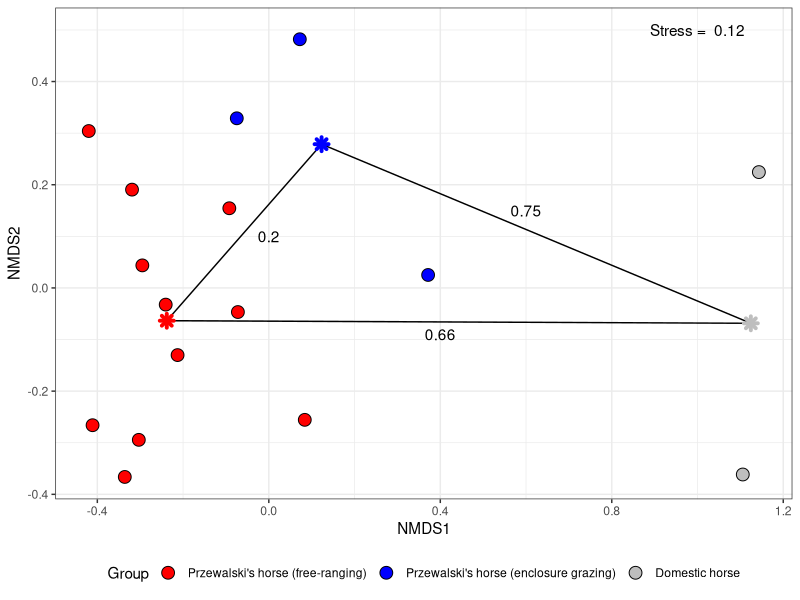
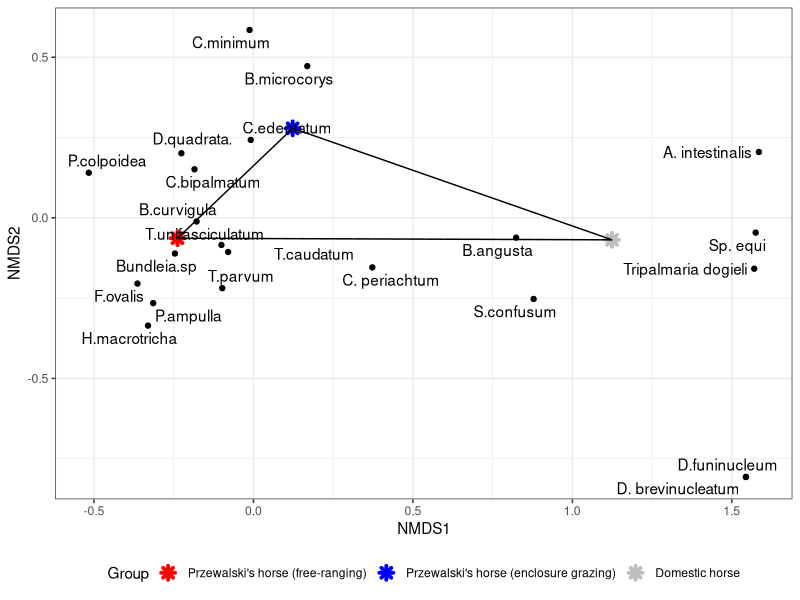
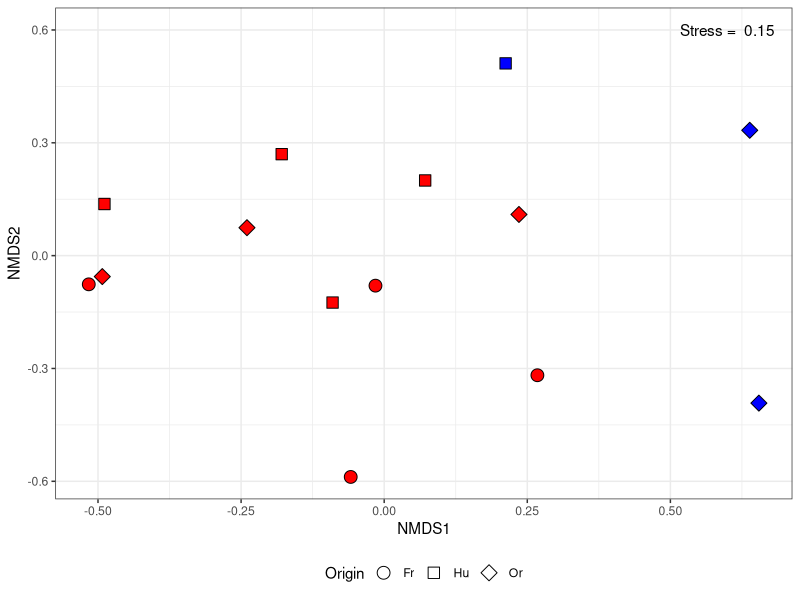

The R script that drew these images, in order:
## ---- chunk 1
library(knitr)
opts_chunk$set(echo = FALSE, message = FALSE, warning = FALSE)
## ---- chunk 2
library(readxl)
library(vegan)
library(dplyr)
library(ggplot2)

## ---- chunk 3
dat <- read_excel("Data/Infusoria_abundance_new.xlsx")

dat$Type <- factor(dat$Type, levels = c("Вольный", "Загон", "Домашняя"), labels = c("Przewalski's horse (free-ranging)",  "Przewalski's horse (enclosure grazing)", "Domestic horse"))

# kable(dat)
## ---- chunk 4
ord <- 
  dat %>% 
  select(-Name,-Sex, -Origin, -Type) %>% 
  metaMDS(., trace = FALSE )


MDS_sites <- as.data.frame(scores(ord)$sites)

MDS_sites$Origin <- dat$Origin
MDS_sites$Type <- dat$Type


MDS_species <- as.data.frame(scores(ord)$species)

MDS_species <-
MDS_species %>% 
  mutate(Species = row.names(.))

## ---- chunk 5
Pl_site <- 
MDS_sites %>% 
  ggplot(aes(x = NMDS1, y = NMDS2)) +
  geom_point(aes(fill = Type), size = 4, shape = 21) +
  # scale_shape_manual(values = c(21, 22, 23)) +
  scale_fill_manual(values = c("red", "blue", "gray")) +
  labs(fill = "Group") +
  theme_bw() +
  annotate(geom = "text", x = 1, y = 0.5, label = paste("Stress = ", round(ord$stress, 2)))


MDS_sites %>% 
  group_by(Type) %>% 
  summarise(Centroipd_X = mean(NMDS1), Centroid_Y = mean(NMDS2)) %>% 
  as.data.frame()->
  Centroids


Centroids$Type <- factor(Centroids$Type,  labels = c("Przewalski's horse (free-ranging)",  "Przewalski's horse (enclosure grazing)", "Domestic horse"))

Pl_site <-
Pl_site +
  annotate(geom = "segment", x = Centroids[1,2], y = Centroids[1,3], xend = Centroids[2,2], yend = Centroids[2,3]) +
  annotate(geom = "segment", x = Centroids[2,2], y = Centroids[2,3], xend = Centroids[3,2], yend = Centroids[3,3]) +
  annotate(geom = "segment", x = Centroids[3,2], y = Centroids[3,3], xend = Centroids[1,2], yend = Centroids[1,3]) +
  geom_point(data = Centroids, aes(Centroipd_X, Centroid_Y, color = Type), shape = 8,size = 2, stroke = 2) +
  scale_color_manual(values = c("red",  "blue", "gray")) +
  guides(color = "none") +
  theme(legend.position = "bottom")

  
## ---- chunk 6
dat %>% 
  filter(Type != "Przewalski's horse (enclosure grazing)") %>% 
  select(-Name,-Sex, -Origin, -Type) %>% 
  anosim(grouping = dat$Type[dat$Type != "Przewalski's horse (enclosure grazing)"]) ->
  anosim_result

V_D <- round(anosim_result$statistic, 2)


dat %>% 
  filter(Type != "Domestic horse") %>% 
  select(-Name,-Sex, -Origin, -Type) %>% 
  anosim(grouping = dat$Type[dat$Type != "Domestic horse"]) ->
  anosim_result

V_Z <- round(anosim_result$statistic, 2)


dat %>% 
  filter(Type != "Przewalski's horse (free-ranging)") %>% 
  select(-Name,-Sex, -Origin, -Type) %>% 
  anosim(grouping = dat$Type[dat$Type != "Przewalski's horse (free-ranging)"]) ->
  anosim_result

D_Z <- round(anosim_result$statistic, 2)


## ---- chunk 7
Pl_site +
  annotate(geom = "text", x = 0.4, y = -0.09, label = V_D ) +
  annotate(geom = "text", x = 0.6, y = 0.15, label = D_Z ) +
  annotate(geom = "text", x = 0, y = 0.1, label = V_Z ) ->
  Pl_site_final
  
## ---- chunk 8

Pl_site_final
## ---- chunk 9
library(ggrepel)

ggplot(MDS_species, aes(NMDS1, NMDS2)) + 
  geom_point(data = Centroids, aes(Centroipd_X, Centroid_Y, color = Type), shape = 8, size = 2, stroke = 2) +
  scale_color_manual(values = c("red",  "blue", "gray")) +
  theme_bw() +
   annotate(geom = "segment", x = Centroids[1,2], y = Centroids[1,3], xend = Centroids[2,2], yend = Centroids[2,3]) +
  annotate(geom = "segment", x = Centroids[2,2], y = Centroids[2,3], xend = Centroids[3,2], yend = Centroids[3,3]) +
  annotate(geom = "segment", x = Centroids[3,2], y = Centroids[3,3], xend = Centroids[1,2], yend = Centroids[1,3]) +
  geom_point() +
  geom_text_repel(aes(label = Species), force = 0.5, segment.alpha = 0) +
  theme(legend.position = "bottom") +
  labs(color = "Group") +
  labs(x = "NMDS1", y = "NMDS2")->
  Pl_species_final
  
## ---- chunk 10
Pl_species_final
## ---- chunk 11
dat2 <-
  dat %>% 
  filter(Type !="Domestic horse")


ord <- 
  dat2 %>% 
  select(-Name,-Sex, -Origin, -Type) %>% 
  metaMDS(., trace = FALSE )

MDS_sites <- as.data.frame(scores(ord)$sites)

MDS_species <- as.data.frame(scores(ord)$species)

MDS_species <-
MDS_species %>% 
  mutate(Species = row.names(.))
## ---- chunk 12

Pl_site2 <- 
MDS_sites %>% 
  mutate(Sex = dat2$Sex, Origin = dat2$Origin, Type = dat2$Type) %>% 
  ggplot(aes(x = NMDS1, y = NMDS2, shape = Origin, fill = Type)) +
  geom_point(aes(fill = Type), size = 4) +
  scale_shape_manual(values = c(21, 22, 23)) +
  scale_fill_manual(values = c("red",  "blue")) +
  guides(fill = "none") +
  theme_bw() +
  theme(legend.position = "bottom") +
  annotate(geom = "text", x = 0.6, y = 0.6, label = paste("Stress = ", round(ord$stress, 2)))


## ---- chunk 13

Pl_site2
## ---- chunk 14
permanova_dat <- adonis2(formula = dat2[,-c(1:4)] ~ Sex + Type + Origin, data = dat2, permutations = 10000, by = "margin")



## ---- chunk 15


library(broom)
library(flextable)
library(officer)


ft <- flextable(tidy(permanova_dat))

# Задаем заголовки столбцов
headers <- c("Term", "Df", "SS", "R²", "F-statistic", "p-value")

# Устанавливаем заголовки
ft <- set_header_labels(ft, 
                       values = setNames(headers, names(tidy(permanova_dat))))

# Добавляем оформление (опционально, но рекомендуется)
ft <- ft %>%
  # Форматирование чисел
  colformat_double(j = 3:5, 
                   digits = 2) %>%
  colformat_double(j = 6, 
                   digits = 4) %>%
  # Жирный шрифт для заголовков
  bold(part = "header") %>%
  # Автоподбор ширины столбцов
  autofit() %>%
  # Выравнивание заголовков по центру
  align(j = 2:6, align = "center", part = "header") %>%
  # Выравнивание данных по центру (кроме первого столбца)
  align(j = 2:6, align = "center", part = "body")

# %>%
#   # Добавляем границы
#   border_outer(border = fp_border(color = "black", width = 1)) %>%
#   border_inner_h(border = fp_border(color = "gray", width = 0.5), part = "body")
# 
# # Если нужно выделить значимые p-значения
# ft <- ft %>%
#   bg(j = "p-value", 
#      bg = ~ ifelse(`p-value` < 0.05, "#E6F3FF", "transparent"))



ft %>% 
  set_caption("Table +++. Results of PERMANOVA for comparisons of three groups   ")


## ---- chunk 16
library(tidyr)

dat2$Type <- factor(dat2$Type)

levels(dat2$Type) <- c("Free", "Enclosure")

simp <- simper(comm = dat2[,-c(1:4)],group = dat2$Type, permutations = 10000)


as.data.frame(summary(simp)$Free_Enclosure) %>% 
  select(-c(average, sd, ratio, p)) ->
  simper_results

simper_results$Species <- row.names(simper_results) 

simper_results <-
  simper_results %>% 
  select(Species, ava, avb, cumsum )
  
row.names(simper_results) <- NULL

simper_results %>% 
  filter(!(ava==0 & avb ==0)) ->
  simper_results
  

## ---- chunk 17
ft <- simper_results %>%
  flextable() %>%
  # Форматирование числовых столбцов
  colformat_double(j = 2:3, 
                digits = 1) %>%
  colformat_double(j = 4, 
                digits = 2) %>%

    bold(part = "header") %>%
  # Чередование цветов строк для лучшей читаемости
  align(align = "center", part = "header") %>%
  # Переименование столбцов для понятности
  set_header_labels(
    Species = "Species",
    ava = "Free",
    avb = "Enclosure",
    cumsum = "Cumulative\nContribution"
  ) 

ft %>% 
  set_caption("Table ++. Mean species abundance in samples from free-ranging and enclosure grazing Przewalski's horse and  cumulative contribution to between-group dissimilarity (SIMPER analysis)") %>% 
  autofit()
## ---- chunk 18
divers <- diversity(dat2[,-c(1:4)])

# t.test(divers ~ dat2$Type)
